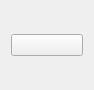
<?xml version="1.0" encoding="UTF-8"?>
<ui version="4.0">
 <class>IconAutoWidget</class>
 <widget class="QWidget" name="IconAutoWidget">
  <property name="geometry">
   <rect>
    <x>0</x>
    <y>0</y>
    <width>94</width>
    <height>90</height>
   </rect>
  </property>
  <property name="maximumSize">
   <size>
    <width>94</width>
    <height>90</height>
   </size>
  </property>
  <property name="windowTitle">
   <string>Form</string>
  </property>
  <layout class="QHBoxLayout" name="horizontalLayout">
   <item>
    <widget class="QPushButton" name="addButton">
     <property name="text">
      <string/>
     </property>
     <property name="icon">
      <iconset>
       <normaloff>resources/icons/iconAuto.png</normaloff>resources/icons/iconAuto.png</iconset>
     </property>
     <property name="iconSize">
      <size>
       <width>64</width>
       <height>64</height>
      </size>
     </property>
    </widget>
   </item>
  </layout>
 </widget>
 <resources/>
 <connections/>
</ui>
